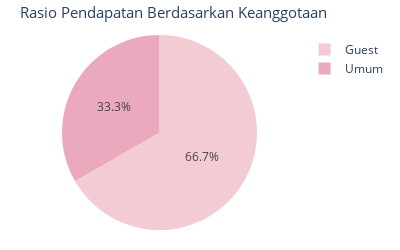

The cell this chart's notebook holds for it:
### Code cell
# revenue by member
revenue_by_member = sells_agg_by_member.mutate(
    total_pendapatan=sells_agg_by_member.grand_total_price,
    rasio_pendapatan=(sells_agg_by_member.grand_total_price / sells_agg_by_member.grand_total_price.sum().as_scalar()) * 100
)

revenue_by_member_pd = revenue_by_member.to_pandas()

revenue_by_member_pd_plot = px.pie(
    revenue_by_member_pd, values='rasio_pendapatan', names='member_name',
    color_discrete_sequence=px.colors.sequential.Magenta,
)

revenue_by_member_pd_plot.update_layout(
    title=f"Rasio Pendapatan Berdasarkan Keanggotaan",
    title_font_size=15,
    width=400,
    height=250,
    margin=dict(l=20, r=20, t=35, b=20),

)
revenue_by_member_pd_plot.show()

### Figure 1 — Plotly figure (JSON) as saved in the notebook; plotly's stock layout.template omitted (floating-point values rounded to 4 significant figures)
{"data": [{"domain": {"x": [0.0, 1.0], "y": [0.0, 1.0]}, "hovertemplate": "member_name=%{label}<br>rasio_pendapatan=%{value}<extra></extra>", "labels": ["Umum", "Guest"], "legendgroup": "", "name": "", "showlegend": true, "values": [33.33, 66.67], "type": "pie"}], "layout": {"legend": {"tracegroupgap": 0}, "margin": {"t": 35, "l": 20, "r": 20, "b": 20}, "piecolorway": ["rgb(243, 203, 211)", "rgb(234, 169, 189)", "rgb(221, 136, 172)", "rgb(202, 105, 157)", "rgb(177, 77, 142)", "rgb(145, 53, 125)", "rgb(108, 33, 103)"], "title": {"text": "Rasio Pendapatan Berdasarkan Keanggotaan", "font": {"size": 15}}, "width": 400, "height": 250}}
